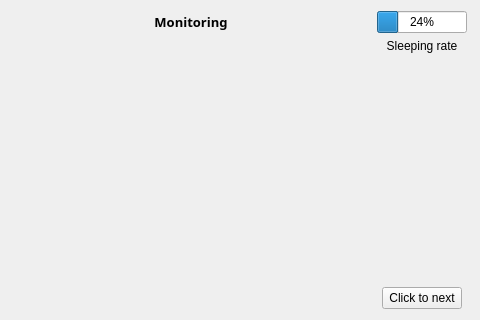
<?xml version="1.0" encoding="UTF-8"?>
<ui version="4.0">
 <class>MonitorPage</class>
 <widget class="QWidget" name="MonitorPage">
  <property name="geometry">
   <rect>
    <x>0</x>
    <y>0</y>
    <width>480</width>
    <height>320</height>
   </rect>
  </property>
  <property name="sizePolicy">
   <sizepolicy hsizetype="Fixed" vsizetype="Fixed">
    <horstretch>0</horstretch>
    <verstretch>0</verstretch>
   </sizepolicy>
  </property>
  <property name="windowTitle">
   <string>Form</string>
  </property>
  <layout class="QHBoxLayout" name="horizontalLayout">
   <item>
    <layout class="QVBoxLayout" name="verticalLayout">
     <item>
      <widget class="QLabel" name="infoLabel">
       <property name="sizePolicy">
        <sizepolicy hsizetype="Expanding" vsizetype="Fixed">
         <horstretch>0</horstretch>
         <verstretch>0</verstretch>
        </sizepolicy>
       </property>
       <property name="minimumSize">
        <size>
         <width>360</width>
         <height>0</height>
        </size>
       </property>
       <property name="maximumSize">
        <size>
         <width>360</width>
         <height>30</height>
        </size>
       </property>
       <property name="font">
        <font>
         <family>NanumGothic</family>
         <pointsize>10</pointsize>
         <bold>true</bold>
        </font>
       </property>
       <property name="text">
        <string>Monitoring</string>
       </property>
       <property name="alignment">
        <set>Qt::AlignCenter</set>
       </property>
      </widget>
     </item>
     <item>
      <widget class="QLabel" name="videoLabel">
       <property name="sizePolicy">
        <sizepolicy hsizetype="Fixed" vsizetype="Fixed">
         <horstretch>0</horstretch>
         <verstretch>0</verstretch>
        </sizepolicy>
       </property>
       <property name="minimumSize">
        <size>
         <width>360</width>
         <height>270</height>
        </size>
       </property>
       <property name="maximumSize">
        <size>
         <width>360</width>
         <height>270</height>
        </size>
       </property>
       <property name="text">
        <string/>
       </property>
       <property name="alignment">
        <set>Qt::AlignCenter</set>
       </property>
      </widget>
     </item>
    </layout>
   </item>
   <item>
    <layout class="QVBoxLayout" name="verticalLayout_2">
     <item>
      <layout class="QVBoxLayout" name="verticalLayout_3">
       <property name="spacing">
        <number>6</number>
       </property>
       <property name="bottomMargin">
        <number>0</number>
       </property>
       <item>
        <widget class="QProgressBar" name="progressBar">
         <property name="maximumSize">
          <size>
           <width>90</width>
           <height>16777215</height>
          </size>
         </property>
         <property name="value">
          <number>24</number>
         </property>
        </widget>
       </item>
       <item>
        <widget class="QLabel" name="label">
         <property name="maximumSize">
          <size>
           <width>16777215</width>
           <height>30</height>
          </size>
         </property>
         <property name="text">
          <string>Sleeping rate</string>
         </property>
         <property name="alignment">
          <set>Qt::AlignCenter</set>
         </property>
        </widget>
       </item>
       <item>
        <spacer name="verticalSpacer">
         <property name="orientation">
          <enum>Qt::Vertical</enum>
         </property>
         <property name="sizeHint" stdset="0">
          <size>
           <width>20</width>
           <height>40</height>
          </size>
         </property>
        </spacer>
       </item>
      </layout>
     </item>
     <item alignment="Qt::AlignHCenter">
      <widget class="QPushButton" name="nextButton">
       <property name="sizePolicy">
        <sizepolicy hsizetype="Expanding" vsizetype="Fixed">
         <horstretch>0</horstretch>
         <verstretch>0</verstretch>
        </sizepolicy>
       </property>
       <property name="maximumSize">
        <size>
         <width>100</width>
         <height>16777215</height>
        </size>
       </property>
       <property name="text">
        <string>Click to next</string>
       </property>
      </widget>
     </item>
    </layout>
   </item>
  </layout>
 </widget>
 <resources/>
 <connections/>
</ui>
